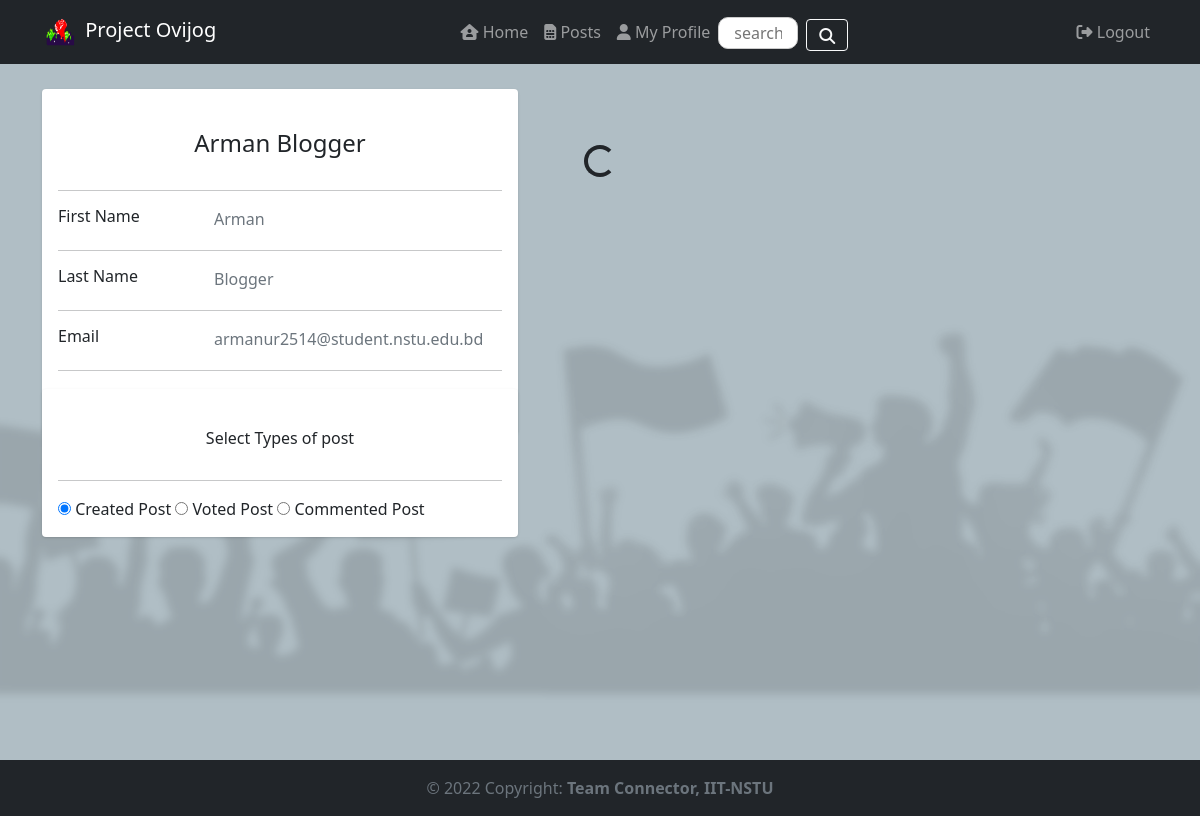
Screenshot of /users/profile (signed in) with the database file from the repository.
### tables this page shows
CREATE TABLE `users` (
  `user_id` int(11) NOT NULL,
  `first_name` varchar(255) DEFAULT NULL,
  `last_name` varchar(255) DEFAULT NULL,
  `edu_mail` varchar(255) DEFAULT NULL,
  `pass_hash` varchar(255) DEFAULT NULL,
  `isverified` tinyint(1) DEFAULT NULL,
  `isadmin` tinyint(1) DEFAULT NULL
);

### app/controllers/UsersController.php (called while the page is built, shortened)
<?php
class UsersController extends Controller {
    private $userModel;
    public function __construct() {
        $this->userModel = $this->model("User");
    }
    public function profile() {
        $data = [
            'user' => $this->userModel->getUserById($_SESSION['user_id']),
        ];
        $this->view('/users/profile', $data);
    }
}

### app/libraries/Core.php (called while the page is built, shortened)
<?php
class Core {
    public function __construct() {
        $this->currentController=ControllerFactory::getInstance("pages");
        $this->currentMethod="index";
        $url = $this->getUrl();
        if (isset($url[0])) {
            $this->currentController = ControllerFactory::getInstance($this->getUrl()[0]);
        }
        if (isset($url[1]) && method_exists($this->currentController, $url[1])) {
            $this->currentMethod = $url[1];
        }
        unset($url[0]);
        unset($url[1]);
        $this->params = $url ? array_values($url) : [];
        call_user_func_array([$this->currentController,$this->currentMethod],$this->params);
    }
    public function getUrl() {
        if (isset($_GET['url'])) {
            $url = rtrim($_GET['url'], '/');
            $url = filter_var($url, FILTER_SANITIZE_URL);
            $url = explode('/', $url);
            return $url;
        }
    }
}

### public/index.php (called while the page is built, shortened)
<?php
new Core();

### app/libraries/Database.php (called while the page is built, shortened)
<?php
class Database {
    private static $instance;
    private $host=DB_HOST;
    private $user=DB_USER;
    private $pass=DB_PASS;
    private $dbname=DB_NAME;
    private $pdo;
    private $stmt;
    private function __construct() {
        $dsn="mysql:host=".$this->host.";dbname=".$this->dbname;
        $options=array(
            PDO::ATTR_PERSISTENT => true,
            PDO::ATTR_ERRMODE=>PDO::ERRMODE_EXCEPTION
        );
        try{
            $this->pdo=new PDO($dsn,$this->user,$this->pass,$options);
        }catch (PDOException $e){
            $this->error=$e->getMessage();
            echo $this->error;
        }
    }
    public static function getInstance() {
        if(!isset(self::$instance)){
            self::$instance=new Database();
        }
        return self::$instance;
    }
    public function query($sql){
        $this->stmt=$this->pdo->prepare($sql);
    }
    public function bind($param,$value,$type=null){
        if(is_null($type)){
            if(is_int($value)){
                $type=PDO::PARAM_INT;
            }elseif(is_bool($value)){
                $type=PDO::PARAM_BOOL;
            }elseif (is_null($value)){
                $type=PDO::PARAM_NULL;
            }else{
                $type=PDO::PARAM_STR;
            }
        }
        $this->stmt->bindValue($param,$value,$type);
    }
    public function execute(){
        return $this->stmt->execute();
    }
    public function single(){
        $this->execute();
        return $this->stmt->fetch(PDO::FETCH_OBJ);
    }
}

### app/models/User.php (called while the page is built, shortened)
<?php
class User {
    private $db;
    public function __construct() {
        $this->db = Database::getInstance();
    }
    public function getUserById($id) {
        $this->db->query("Select * from users where user_id = :id");
        $this->db->bind(":id", $id);
        return $this->db->single();
    }
}

### app/views/users/profile.php (the view, shortened to what this page needs)
<?php require APPROOT . '/views/inc/header.php'; ?>
<?php require_once APPROOT . '/views/inc/navbar.php'; ?>
<link rel="stylesheet" href="<?php echo URLROOT; ?>/css/profile.css">
<div class="main-body">
    <div class="row">
        <div class="col-md-5 d-flex flex-row" style="position: fixed;">
            <div class="card card-body mb-1">
                <div class="row">
                    <div class="d-flex flex-column align-items-center text-center mt-2 mb-2">
                        <div class="mt-3">
                            <h4><?php echo $data['user']->first_name . ' ' . $data['user']->last_name; ?></h4>
                        </div>
                    </div>
                </div>
                <hr>
                <div class="row">
                    <div class="col-sm-4">
                        <h6>First Name</h6>
                    </div>
                    <div class="col-sm-8 text-secondary">
                        <?php echo $data['user']->first_name; ?>
                    </div>
                </div>
                <hr>
                <div class="row">
                    <div class="col-sm-4">
                        <h6>Last Name</h6>
                    </div>
                    <div class="col-sm-7 text-secondary">
                        <?php echo $data['user']->last_name; ?>
                    </div>
                </div>
                <hr>
                <div class="row">
                    <div class="col-sm-4">
                        <h6>Email</h6>
                    </div>
                    <div class="col-sm-8 text-secondary">
                        <?php echo $data['user']->edu_mail; ?>
                    </div>
                </div>
                <hr>
                <div class="row">
                    <div class="col-sm-4">
                        <h6>Password</h6>
                    </div>
                    <div class="col-sm-8 text-secondary">
                        <button class="btn btn-sm text-primary ps-0" data-bs-toggle="modal" data-bs-target="#staticBackdrop2"><b>Change Password</b>
                    </div>
                </div>
            </div>
        </div>
        <div class="col-md-5 d-flex flex-row" style="position: fixed;margin-top: 25%">
            <div class="card card-body mb-1">
                <div class="row">
                    <div class="d-flex flex-column align-items-center text-center mt-2 mb-2">
                        <div class="mt-3">
                            <h6>Select Types of post</h6>
                        </div>
                    </div>
                </div>
                <hr>
                <div>
                    <input class="post-type-radio" type="radio" name="postType" value="created" checked> Created Post
                    <input class="post-type-radio" type="radio" name="postType" value="voted"> Voted Post
                    <input class="post-type-radio" type="radio" name="postType" value="commented"> Commented Post
                </div>
            </div>
        </div>
        <div class="col-sm-7 d-flex" style="margin-left: 35%">
        </div>
    </div>
</div>
    <div class="d-flex justify-content-center">
        <div id="loading" class="spinner-border m-5" role="status">
        </div>
    </div>
<?php require APPROOT . '/views/inc/footer.php'; ?>

### public/css/style.css (style rules this page uses)
body { background: url("../img/homePagePicture.png") no-repeat center center fixed; -webkit-background-size: cover; -moz-background-size: cover; -o-background-size: cover; background-size: cover; background-color: #b0bec5; }

### public/css/profile.css (style rules this page uses)
.main-body { padding: 25px 0px 0px 0px; }
.card { box-shadow: 0 1px 3px 0 rgba(0, 0, 0, 0.1), 0 1px 2px 0 rgba(0, 0, 0, 0.06); }
.card { position: relative; display: flex; flex-direction: column; min-width: 0; word-wrap: break-word; background-color: #fff; background-clip: border-box; border: 0 solid rgba(0, 0, 0, 0.125); border-radius: 0.25rem; }
.card-body { flex: 1 1 auto; min-height: 1px; padding: 1rem; }

### rows the page displays
users: first_name "Arman", last_name "Blogger", edu_mail "armanur2514@student.nstu.edu.bd"
